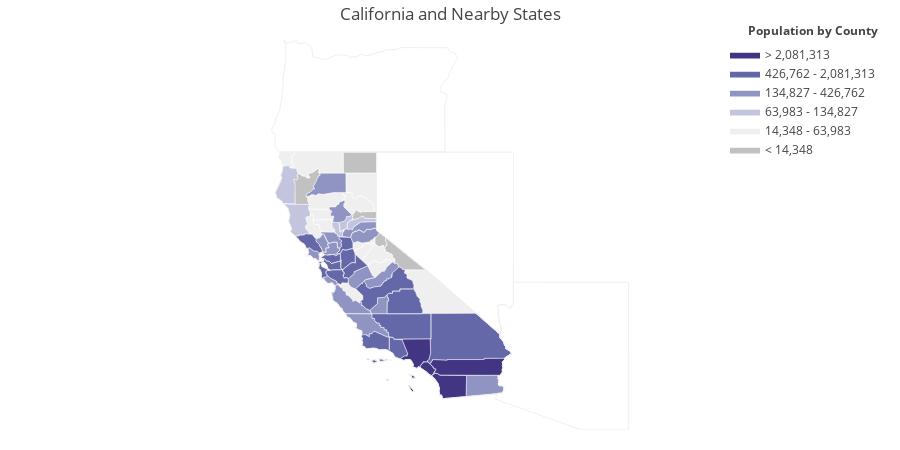

The notebook cell this image was saved under:
### Code cell
import plotly.figure_factory as ff

import numpy as np
import pandas as pd

df_sample = pd.read_csv('https://raw.githubusercontent.com/plotly/datasets/master/minoritymajority.csv')
df_sample_r = df_sample[df_sample['STNAME'] == 'California']

values = df_sample_r['TOT_POP'].tolist()
fips = df_sample_r['FIPS'].tolist()

colorscale = [
    'rgb(193, 193, 193)',
    'rgb(239,239,239)',
    'rgb(195, 196, 222)',
    'rgb(144,148,194)',
    'rgb(101,104,168)',
    'rgb(65, 53, 132)'
]

fig = ff.create_choropleth(
    fips=fips, values=values, scope=['CA', 'AZ', 'Nevada', 'Oregon', ' Idaho'],
    binning_endpoints=[14348, 63983, 134827, 426762, 2081313], colorscale=colorscale,
    county_outline={'color': 'rgb(255,255,255)', 'width': 0.5}, round_legend_values=True,
    legend_title='Population by County', title='California and Nearby States'
)
fig.layout.template = None
fig.show()

### Figure 1 — Plotly figure (JSON) as saved in the notebook; plotly's stock layout.template omitted (floating-point values rounded to 4 significant figures; data arrays with more than 128 entries replaced by an {"elided": "..."} marker saying what was removed)
{"data": [{"fill": "toself", "fillcolor": "rgb(193, 193, 193)", "hoverinfo": "none", "line": {"color": "rgb(255,255,255)", "width": 0.5}, "mode": "lines", "name": "< 14,348", "type": "scatter", "x": [-120.1, -119.9, -119.9, -119.6, -119.6, -119.5, -119.6, -119.6, -119.6, -119.6, -119.7, -119.7, -119.9, -120.1, -120.1, null, -121.5, -121.4, -120.0, -120.0, -121.4, -121.5, null, -119.6, -119.6, -119.6, -119.6, -119.5, -119.6, -119.6, -117.8, -118.9, -118.9, -119.0, -119.1, -119.3, -119.2, -119.2, -119.3, -119.3, -119.3, -119.4, -119.5, -119.5, -119.5, -119.6, -119.6, -119.6, null, -121.1, -121.0, -121.0, -120.9, -120.9, -120.9, -120.8, -120.7, -120.7, -120.7, -120.0, -120.0, -120.5, -120.6, -120.7, -120.8, -121.0, -121.1, null, -123.6, -123.6, -123.5, -123.4, -123.4, -123.5, -123.4, -123.4, -123.3, -123.2, -123.1, -123.0, -122.9, -122.9, -123.0, -123.0, -122.8, -122.7, -122.6, -122.6, -122.6, -122.5, -122.5, -122.4, -122.5, -122.5, -122.5, -122.6, -122.6, -122.7, -122.7, -122.8, -122.7, -122.8, -122.9, -123.0, -123.1, -123.1, -123.0, -123.0, -122.9, -123.5, -123.5, -123.6, -123.6, null], "y": [38.7, 38.86, 38.93, 38.71, 38.61, 38.5, 38.41, 38.39, 38.37, 38.33, 38.37, 38.42, 38.36, 38.45, 38.7, null, 41.95, 42.0, 41.99, 41.18, 41.18, 41.95, null, 38.29, 38.37, 38.39, 38.41, 38.48, 38.61, 38.71, 37.46, 37.48, 37.55, 37.58, 37.73, 37.73, 37.79, 37.89, 37.95, 38.02, 38.08, 38.12, 38.1, 38.16, 38.14, 38.2, 38.24, 38.29, null, 39.54, 39.56, 39.64, 39.69, 39.74, 39.78, 39.71, 39.72, 39.68, 39.71, 39.72, 39.45, 39.45, 39.52, 39.53, 39.45, 39.39, 39.54, null, 40.93, 40.95, 40.91, 40.94, 41.03, 41.09, 41.09, 41.18, 41.14, 41.08, 41.08, 41.0, 40.99, 41.03, 41.09, 41.18, 41.2, 41.29, 41.33, 41.33, 41.37, 41.32, 41.21, 41.16, 41.11, 41.07, 41.01, 40.97, 40.9, 40.83, 40.79, 40.69, 40.58, 40.56, 40.45, 40.42, 40.34, 40.28, 40.24, 40.14, 39.98, 39.98, 40.73, 40.84, 40.93, null]}, {"fill": "toself", "fillcolor": "rgb(239,239,239)", "hoverinfo": "none", "line": {"color": "rgb(255,255,255)", "width": 0.5}, "mode": "lines", "name": "14,348 - 63,983", "type": "scatter", "x": {"elided": "372 float values"}, "y": {"elided": "372 float values"}}, {"fill": "toself", "fillcolor": "rgb(195, 196, 222)", "hoverinfo": "none", "line": {"color": "rgb(255,255,255)", "width": 0.5}, "mode": "lines", "name": "63,983 - 134,827", "type": "scatter", "x": [-124.4, -124.1, -124.1, -124.2, -124.2, -124.1, -124.1, -123.8, -123.8, -123.5, -123.5, -123.4, -123.5, -123.4, -123.5, -123.6, -123.6, -123.6, -123.5, -123.5, -124.1, -124.1, -124.4, -124.3, -124.4, null, -124.0, -122.9, -122.9, -123.0, -123.0, -122.9, -122.9, -122.9, -123.1, -123.1, -123.0, -123.1, -123.1, -123.0, -123.0, -122.9, -122.8, -123.1, -123.1, -123.1, -123.4, -123.4, -123.5, -123.7, -123.7, -123.7, -123.8, -123.8, -123.8, -123.8, -123.9, -124.0, null, -121.3, -121.3, -121.1, -120.8, -120.7, -120.6, -120.5, -120.0, -120.0, -120.7, -121.0, -121.0, -121.1, -121.1, -121.2, -121.3, -121.3, null, -121.9, -121.9, -121.6, -121.6, -121.5, -121.4, -121.4, -121.5, -121.5, -121.6, -121.6, -121.6, -121.7, -121.7, -121.8, -121.8, -121.8, -121.8, -121.9, -121.9, -121.9, null, -121.6, -121.6, -121.5, -121.4, -121.3, -121.2, -121.1, -121.0, -121.0, -121.1, -121.0, -121.1, -121.2, -121.3, -121.3, -121.3, -121.5, -121.6, -121.6, -121.6, -121.6, null], "y": [40.44, 40.93, 41.03, 41.05, 41.13, 41.23, 41.46, 41.46, 41.38, 41.37, 41.24, 41.18, 41.08, 41.01, 40.91, 40.95, 40.93, 40.84, 40.73, 40.0, 40.02, 40.1, 40.26, 40.31, 40.44, null, 40.0, 39.98, 39.94, 39.91, 39.85, 39.75, 39.71, 39.53, 39.5, 39.41, 39.24, 39.17, 39.08, 39.0, 39.0, 38.9, 38.85, 38.85, 38.84, 38.81, 38.81, 38.78, 38.76, 38.92, 38.96, 39.05, 39.35, 39.55, 39.69, 39.72, 39.83, 40.0, null, 39.11, 39.27, 39.38, 39.44, 39.53, 39.52, 39.45, 39.45, 39.32, 39.3, 39.11, 39.05, 39.01, 39.04, 39.01, 39.03, 39.11, null, 39.24, 39.3, 39.31, 38.92, 38.97, 39.0, 38.93, 38.93, 38.73, 38.74, 38.76, 38.79, 38.74, 38.86, 38.88, 38.9, 38.95, 39.0, 39.13, 39.15, 39.24, null, 39.25, 39.32, 39.31, 39.36, 39.52, 39.52, 39.56, 39.64, 39.56, 39.54, 39.39, 39.38, 39.28, 39.27, 39.03, 39.05, 38.97, 38.92, 39.06, 39.1, 39.25, null]}, {"fill": "toself", "fillcolor": "rgb(144,148,194)", "hoverinfo": "none", "line": {"color": "rgb(255,255,255)", "width": 0.5}, "mode": "lines", "name": "134,827 - 426,762", "type": "scatter", "x": {"elided": "383 float values"}, "y": {"elided": "383 float values"}}, {"fill": "toself", "fillcolor": "rgb(101,104,168)", "hoverinfo": "none", "line": {"color": "rgb(255,255,255)", "width": 0.5}, "mode": "lines", "name": "426,762 - 2,081,313", "type": "scatter", "x": {"elided": "432 float values"}, "y": {"elided": "432 float values"}}, {"fill": "toself", "fillcolor": "rgb(65, 53, 132)", "hoverinfo": "none", "line": {"color": "rgb(255,255,255)", "width": 0.5}, "mode": "lines", "name": "> 2,081,313", "type": "scatter", "x": [-118.6, -118.4, -118.3, -118.5, -118.5, -118.6, -118.6, null, -118.6, -118.6, -118.4, -118.4, -118.5, -118.6, null, -118.9, -118.9, -118.8, -118.7, -118.7, -118.6, -118.9, -117.7, -117.6, -117.7, -117.8, -117.8, -118.0, -118.0, -118.1, -118.1, -118.2, -118.2, -118.3, -118.4, -118.4, -118.4, -118.5, -118.5, -118.7, -118.8, -118.9, null, -118.1, -118.1, -118.0, -118.0, -117.8, -117.5, -117.5, -117.4, -117.5, -117.5, -117.6, -117.6, -118.1, null, -117.7, -117.7, -117.6, -117.6, -117.6, -117.6, -116.9, -116.9, -115.3, -115.3, -114.4, -114.4, -114.5, -114.5, -114.5, -114.5, -114.5, -114.5, -114.6, -117.2, -117.4, -117.5, -117.4, -117.5, -117.5, -117.6, -117.7, null, -117.6, -117.6, -117.5, -117.5, -117.4, -117.2, -116.1, -116.1, -117.1, -117.2, -117.2, -117.3, -117.3, -117.3, -117.5, -117.6, null], "y": [33.48, 33.41, 33.31, 33.33, 33.42, 33.44, 33.48, null, 33.03, 33.03, 32.82, 32.8, 32.85, 33.03, null, 34.05, 34.07, 34.17, 34.17, 34.24, 34.24, 34.82, 34.82, 34.29, 34.02, 34.0, 33.95, 33.95, 33.9, 33.85, 33.74, 33.76, 33.72, 33.7, 33.74, 33.77, 33.84, 33.97, 34.04, 34.03, 34.0, 34.05, null, 33.75, 33.85, 33.9, 33.95, 33.95, 33.76, 33.71, 33.66, 33.53, 33.47, 33.45, 33.39, 33.75, null, 33.89, 33.93, 33.93, 33.97, 33.99, 34.03, 34.0, 34.03, 34.03, 34.08, 34.08, 34.02, 33.93, 33.9, 33.81, 33.71, 33.68, 33.55, 33.43, 33.43, 33.51, 33.51, 33.66, 33.71, 33.76, 33.77, 33.89, null, 33.39, 33.45, 33.47, 33.51, 33.51, 33.43, 33.43, 32.62, 32.53, 32.67, 32.67, 32.84, 32.9, 33.12, 33.33, 33.39, null]}, {"hoverinfo": "text", "legendgroup": "centroids", "marker": {"color": "white", "opacity": 0}, "mode": "markers", "name": "US Counties", "selected": {"marker": {"color": "white", "opacity": 1, "size": 3}}, "showlegend": false, "text": ["County: Ventura<br>State: California<br>FIPS: 06111<br>Value: 835981", "County: Ventura<br>State: California<br>FIPS: 06111<br>Value: 835981", "County: Ventura<br>State: California<br>FIPS: 06111<br>Value: 835981", "County: Santa Barbara<br>State: California<br>FIPS: 06083<br>Value: 431249", "County: Santa Barbara<br>State: California<br>FIPS: 06083<br>Value: 431249", "County: Santa Barbara<br>State: California<br>FIPS: 06083<br>Value: 431249", "County: Santa Barbara<br>State: California<br>FIPS: 06083<br>Value: 431249", "County: Santa Barbara<br>State: California<br>FIPS: 06083<br>Value: 431249", "County: San Francisco<br>State: California<br>FIPS: 06075<br>Value: 825863", "County: San Francisco<br>State: California<br>FIPS: 06075<br>Value: 825863", "County: San Francisco<br>State: California<br>FIPS: 06075<br>Value: 825863", "County: San Francisco<br>State: California<br>FIPS: 06075<br>Value: 825863", "County: San Francisco<br>State: California<br>FIPS: 06075<br>Value: 825863", "County: Marin<br>State: California<br>FIPS: 06041<br>Value: 256069", "County: Marin<br>State: California<br>FIPS: 06041<br>Value: 256069", "County: Los Angeles<br>State: California<br>FIPS: 06037<br>Value: 9962789", "County: Los Angeles<br>State: California<br>FIPS: 06037<br>Value: 9962789", "County: Los Angeles<br>State: California<br>FIPS: 06037<br>Value: 9962789", "County: Del Norte<br>State: California<br>FIPS: 06015<br>Value: 28290", "County: Del Norte<br>State: California<br>FIPS: 06015<br>Value: 28290", "County: Alameda<br>State: California<br>FIPS: 06001<br>Value: 1554720", "County: Alpine<br>State: California<br>FIPS: 06003<br>Value: 1129", "County: Amador<br>State: California<br>FIPS: 06005<br>Value: 37035", "County: Butte<br>State: California<br>FIPS: 06007<br>Value: 221539", "County: Calaveras<br>State: California<br>FIPS: 06009<br>Value: 44742", "County: Colusa<br>State: California<br>FIPS: 06011<br>Value: 21411", "County: Contra Costa<br>State: California<br>FIPS: 06013<br>Value: 1079597", "County: El Dorado<br>State: California<br>FIPS: 06017<br>Value: 180561", "County: Fresno<br>State: California<br>FIPS: 06019<br>Value: 947895", "County: Glenn<br>State: California<br>FIPS: 06021<br>Value: 27992", "County: Humboldt<br>State: California<br>FIPS: 06023<br>Value: 134827", "County: Imperial<br>State: California<br>FIPS: 06025<br>Value: 176948", "County: Inyo<br>State: California<br>FIPS: 06027<br>Value: 18495", "County: Kern<br>State: California<br>FIPS: 06029<br>Value: 856158", "County: Kings<br>State: California<br>FIPS: 06031<br>Value: 151364", "County: Lake<br>State: California<br>FIPS: 06033<br>Value: 63983", "County: Lassen<br>State: California<br>FIPS: 06035<br>Value: 33658", "County: Madera<br>State: California<br>FIPS: 06039<br>Value: 152218", "County: Mariposa<br>State: California<br>FIPS: 06043<br>Value: 17905", "County: Mendocino<br>State: California<br>FIPS: 06045<br>Value: 87428", "County: Merced<br>State: California<br>FIPS: 06047<br>Value: 262305", "County: Modoc<br>State: California<br>FIPS: 06049<br>Value: 9327", "County: Mono<br>State: California<br>FIPS: 06051<br>Value: 14348", "County: Monterey<br>State: California<br>FIPS: 06053<br>Value: 426762", "County: Napa<br>State: California<br>FIPS: 06055<br>Value: 139045", "County: Nevada<br>State: California<br>FIPS: 06057<br>Value: 98292", "County: Orange<br>State: California<br>FIPS: 06059<br>Value: 3090132", "County: Placer<br>State: California<br>FIPS: 06061<br>Value: 361682", "County: Plumas<br>State: California<br>FIPS: 06063<br>Value: 19399", "County: Riverside<br>State: California<br>FIPS: 06065<br>Value: 2268783", "County: Sacramento<br>State: California<br>FIPS: 06067<br>Value: 1450121", "County: San Benito<br>State: California<br>FIPS: 06069<br>Value: 56884", "County: San Bernardino<br>State: California<br>FIPS: 06071<br>Value: 2081313", "County: San Diego<br>State: California<br>FIPS: 06073<br>Value: 3177063", "County: San Joaquin<br>State: California<br>FIPS: 06077<br>Value: 702612", "County: San Luis Obispo<br>State: California<br>FIPS: 06079<br>Value: 274804", "County: San Mateo<br>State: California<br>FIPS: 06081<br>Value: 739311", "County: Santa Clara<br>State: California<br>FIPS: 06085<br>Value: 1837504", "County: Santa Cruz<br>State: California<br>FIPS: 06087<br>Value: 266776", "County: Shasta<br>State: California<br>FIPS: 06089<br>Value: 178586", "County: Sierra<br>State: California<br>FIPS: 06091<br>Value: 3086", "County: Siskiyou<br>State: California<br>FIPS: 06093<br>Value: 44154", "County: Solano<br>State: California<br>FIPS: 06095<br>Value: 420757", "County: Sonoma<br>State: California<br>FIPS: 06097<br>Value: 491829", "County: Stanislaus<br>State: California<br>FIPS: 06099<br>Value: 521726", "County: Sutter<br>State: California<br>FIPS: 06101<br>Value: 95022", "County: Tehama<br>State: California<br>FIPS: 06103<br>Value: 63406", "County: Trinity<br>State: California<br>FIPS: 06105<br>Value: 13526", "County: Tulare<br>State: California<br>FIPS: 06107<br>Value: 451977", "County: Tuolumne<br>State: California<br>FIPS: 06109<br>Value: 54008", "County: Yolo<br>State: California<br>FIPS: 06113<br>Value: 204118", "County: Yuba<br>State: California<br>FIPS: 06115<br>Value: 72926"], "type": "scatter", "unselected": {"marker": {"opacity": 0}}, "x": [[-119.4], [-119.1], [-119.5], [-119.0], [-119.7], [-120.1], [-120.4], [-120.0], [-123.0], [-122.3], [-122.4], [-122.4], [-122.4], [-122.4], [-122.7], [-118.4], [-118.5], [-118.2], [-124.2], [-123.9], -121.9, -119.8, -120.7, -121.6, -120.6, -122.2, -121.9, -120.5, -119.6, -122.4, -123.9, -115.4, -117.4, -118.7, -119.8, -122.8, -120.6, -119.8, -119.9, -123.4, -120.7, -120.7, -118.9, -121.2, -122.3, -120.8, -117.8, -120.7, -120.8, -116.0, -121.3, -121.1, -116.2, -116.7, -121.3, -120.4, -122.3, -121.7, -122.0, -122.0, -120.5, -122.5, -121.9, -122.9, -121.0, -121.7, -122.2, -123.1, -118.8, -120.0, -121.9, -121.4], "y": [[34.01], [34.47], [33.25], [33.48], [34.01], [33.97], [34.04], [34.72], [37.7], [37.78], [37.82], [37.86], [37.76], [37.86], [38.07], [33.38], [32.9], [34.36], [41.95], [41.74], 37.65, 38.6, 38.45, 39.67, 38.2, 39.18, 37.92, 38.78, 36.76, 39.6, 40.7, 33.04, 36.51, 35.34, 36.08, 39.1, 40.67, 37.22, 37.58, 39.44, 37.19, 41.59, 37.94, 36.22, 38.51, 39.3, 33.7, 39.06, 40.0, 33.74, 38.45, 36.61, 34.84, 33.03, 37.93, 35.39, 37.42, 37.23, 37.06, 40.76, 39.58, 41.59, 38.27, 38.53, 37.56, 39.03, 40.13, 40.65, 36.22, 38.03, 38.69, 39.27]}, {"hoverinfo": "text", "legendgroup": "States", "line": {"color": "rgb(240, 240, 240)", "width": 1}, "mode": "lines", "showlegend": false, "type": "scatter", "x": {"elided": "488 float values"}, "y": {"elided": "488 float values"}}], "layout": {"annotations": [{"showarrow": false, "text": "<b>Population by County</b>", "x": 1, "xanchor": "right", "xref": "paper", "y": 1.05, "yref": "paper"}], "dragmode": "select", "height": 450, "hovermode": "closest", "legend": {"traceorder": "reversed", "x": 1, "xanchor": "right", "y": 1, "yanchor": "top"}, "margin": {"b": 20, "l": 20, "r": 20, "t": 40}, "title": {"text": "California and Nearby States"}, "width": 900, "xaxis": {"autorange": false, "fixedrange": true, "range": [-135.5, -98.11], "showgrid": false, "showticklabels": false, "type": "linear", "zeroline": false}, "yaxis": {"autorange": false, "fixedrange": true, "range": [31.33, 46.29], "showgrid": false, "showticklabels": false, "type": "linear", "zeroline": false}}}
